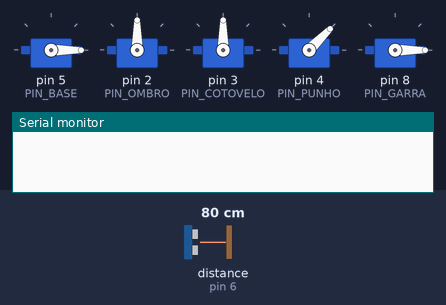
A sketch run on a simulated Arduino Uno, built with avr-gcc and run on an emulated ATmega328P. Parts: 5 × servo, the last lines printed to the serial monitor. Wiring (inferred from the names in the program): ultrasonic range finder: trigger pin 7; echo pin 6. Inputs (shaded band) come from the test bench; at power-on: distance to the obstacle (sensor on pin 6) 80 cm. The echo pulse lasts 58.3 µs per cm.

Above: at 1.3 s.
2.8 s: distance to the obstacle (sensor on pin 6) set to 4 cm
At 8.3 s:
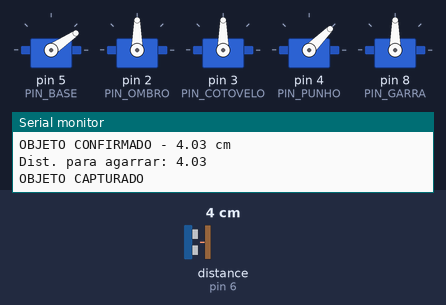
At 14.5 s:
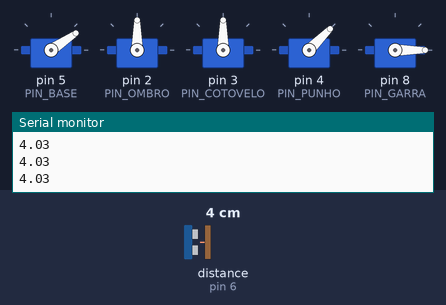
Timing chart, 0 to 14.8 s (numbered marks = the images above; inputs shaded):
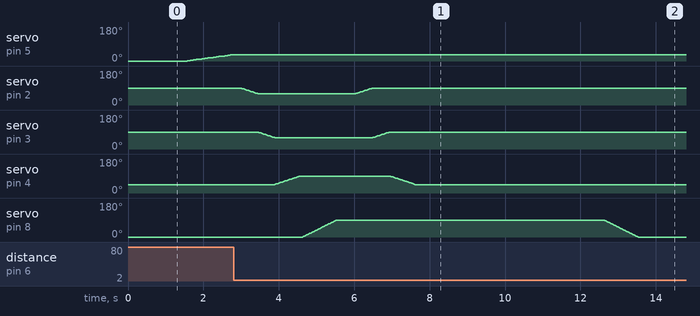

The sketch:

main.ino
```cpp
#include <Servo.h>

// ================= PINOS =================
const int PIN_TRIG = 7;
const int PIN_ECHO = 6;
const int PIN_BASE   = 5;  // Servo 1 - giro da base
const int PIN_OMBRO  = 2;  // Servo 2
const int PIN_COTOVELO = 3; // Servo 3
const int PIN_PUNHO  = 4;  // Servo 4
const int PIN_GARRA  = 8;  // Servo 5

// ================= CONFIGURAÇÕES =================
const float DIST_MIN_CM     = 3.0;   // HC-SR04 não lê bem abaixo de ~2 cm
const float DIST_ALCANCE_CM = 40.0;  // objeto a até 40 cm: o braço tenta pegar
const float DIST_AGARRAR_CM = 12.0;  // a esta distância a garra fecha (CALIBRE)
const int   LEITURAS_CONFIRMA = 3;   // leituras seguidas para confirmar objeto

const unsigned long T_AGARRA_MAX_MS = 5000; // [NOVO] desiste de agarrar após 5 s
const unsigned long T_FIM_MS        = 5000; // [NOVO] segura o objeto 5 s antes de soltar
const bool REINICIAR_APOS_CAPTURA   = true; // [NOVO] true: solta e volta a buscar
                                            //        false: fica parado no FIM (como antes)

// Poses (CALIBRE com o braço montado)
const int POSE_BUSCA[4]   = {90, 90, 45, 0};   // ombro, cotovelo, punho, garra
const int POSE_ALCANCE[4] = {60, 60, 90, 0};   // braço estendido, garra aberta
const int POSE_CARGA[4]   = {90, 90, 45, 90};  // braço recolhido, garra fechada
const int GARRA_ABERTA  = 0;
const int GARRA_FECHADA = 90;

Servo sBase, sOmbro, sCotovelo, sPunho, sGarra;

int angBase = 0, dirBase = 1;
int angOmbro = 90, angCotovelo = 90, angPunho = 45, angGarra = 0;

enum Estado { BUSCA, ALCANCE, AGARRA, RECOLHE, FIM };
Estado estado = BUSCA;
int confirmacoes = 0;

float ultimaDistValida = -1;       // [NOVO] última leitura com eco (para a zona cega)
unsigned long tEstado = 0;         // [NOVO] instante em que entrou em AGARRA / FIM
bool aguardandoLivre = false;      // [NOVO] espera o objeto sair do campo do sensor

// ================= SENSOR =================
float lerDistanciaCmUnica() {
  digitalWrite(PIN_TRIG, LOW);
  delayMicroseconds(2);
  digitalWrite(PIN_TRIG, HIGH);
  delayMicroseconds(10);
  digitalWrite(PIN_TRIG, LOW);
  long duracao = pulseIn(PIN_ECHO, HIGH, 30000UL);
  if (duracao == 0) return -1;
  return duracao * 0.0343 / 2.0;
}

float maior(float a, float b, float c){
  float m = a;
  if(b > m){
    m = b;
  }
  if(c > m){
    m = c;
  }
  return m;
}

float menor(float a, float b, float c){
  float m = a;
  if(b < m){
    m = b;
  }
  if(c < m){
    m = c;
  }
  return m;
}

// Mediana de 3 leituras para reduzir ruído
float lerDistanciaCm() {
  float a = lerDistanciaCmUnica(); delay(30);
  float b = lerDistanciaCmUnica(); delay(30);
  float c = lerDistanciaCmUnica();
  float Maior = maior(a, b, c);
  float Menor = menor(a, b, c);
  float mediana = (a+b+c)-Maior-Menor;
  return mediana;
}

// ================= MOVIMENTO SUAVE =================
void moverSuave(Servo &s, int &atual, int alvo, int passoMs = 15) {
  while (atual != alvo) {
    atual += (alvo > atual) ? 1 : -1;
    s.write(atual);
    delay(passoMs);
  }
}

void irParaPose(const int pose[4]) {
  // Move uma articulação por vez (menos corrente de pico)
  moverSuave(sOmbro, angOmbro, pose[0]);
  moverSuave(sCotovelo, angCotovelo, pose[1]);
  moverSuave(sPunho, angPunho, pose[2]);
  moverSuave(sGarra, angGarra, pose[3], 8);
}

// ================= SETUP =================
void setup() {
  Serial.begin(9600);
  pinMode(PIN_TRIG, OUTPUT);
  pinMode(PIN_ECHO, INPUT);

  // [CORRIGIDO] liga um servo por vez (antes os 5 partiam juntos = pico de corrente)
  sBase.attach(PIN_BASE);         sBase.write(angBase);           delay(300);
  sOmbro.attach(PIN_OMBRO);       sOmbro.write(angOmbro);         delay(300);
  sCotovelo.attach(PIN_COTOVELO); sCotovelo.write(angCotovelo);   delay(300);
  sPunho.attach(PIN_PUNHO);       sPunho.write(angPunho);         delay(300);
  sGarra.attach(PIN_GARRA);       sGarra.write(angGarra);         delay(300);

  Serial.println("Sistema iniciado");
}

// ================= LOOP =================
void loop() {
  switch (estado) {

    case BUSCA: {
      float d = lerDistanciaCm(); // mede ANTES de mover
      Serial.println(d);
      bool visto = (d >= DIST_MIN_CM && d <= DIST_ALCANCE_CM);

      // [NOVO] acabou de soltar/desistir: espera o objeto sair do campo do sensor
      // (evita pegar o mesmo objeto de novo)
      if (aguardandoLivre) {
        if (!visto) aguardandoLivre = false;
        break;
      }

      if (visto) {
        // Base parada: confirma o objeto sem se mexer
        confirmacoes++;
        if (confirmacoes >= LEITURAS_CONFIRMA) {
          Serial.print("OBJETO CONFIRMADO - ");
          Serial.print(d);
          Serial.println(" cm");
          ultimaDistValida = d;   // [NOVO]
          estado = ALCANCE;
        }
      } else {
        // Nada à vista: continua a varredura
        confirmacoes = 0;
        angBase += dirBase * 2;
        if (angBase >= 180) { angBase = 180; dirBase = -1; }
        if (angBase <= 0)   { angBase = 0;   dirBase = 1; }
        sBase.write(angBase);
      }
      break;
    }

    case ALCANCE: {
      // Estende o braço com a garra aberta
      irParaPose(POSE_ALCANCE);
      tEstado = millis();         // [NOVO] começa a contar o tempo-limite
      estado = AGARRA;
      break;
    }

    case AGARRA: {
      float d = lerDistanciaCm();
      Serial.print("Dist. para agarrar: ");
      Serial.println(d);

      // [CORRIGIDO] antes: "|| d < 0" fechava a garra em qualquer leitura sem eco,
      // mesmo com o objeto longe ou ausente. Agora o "sem eco" só vale como
      // "objeto entre as garras" se a última leitura válida já era próxima.
      bool perto = (d >= 0 && d <= DIST_AGARRAR_CM);
      bool zonaCega = (d < 0 && ultimaDistValida >= 0 &&
                       ultimaDistValida <= DIST_AGARRAR_CM + 5);
      if (d >= 0) ultimaDistValida = d;

      if (perto || zonaCega) {
        moverSuave(sGarra, angGarra, GARRA_FECHADA, 10);
        delay(500);
        estado = RECOLHE;
      } else if (millis() - tEstado > T_AGARRA_MAX_MS) {
        // [NOVO] tempo-limite: antes ficava preso aqui para sempre
        Serial.println("Objeto nao alcancado - voltando a buscar");
        irParaPose(POSE_BUSCA);
        confirmacoes = 0;
        aguardandoLivre = true;
        estado = BUSCA;
      }
      break;
    }

    case RECOLHE: {
      irParaPose(POSE_CARGA);
      Serial.println("OBJETO CAPTURADO");
      tEstado = millis();
      estado = FIM;
      break;
    }

    case FIM:
      // [NOVO] segura o objeto por T_FIM_MS; depois solta e volta a buscar.
      // Com REINICIAR_APOS_CAPTURA = false, fica parado como na versão original.
      if (REINICIAR_APOS_CAPTURA && millis() - tEstado > T_FIM_MS) {
        moverSuave(sGarra, angGarra, GARRA_ABERTA, 10);
        Serial.println("Objeto solto - reiniciando busca");
        confirmacoes = 0;
        aguardandoLivre = true;
        estado = BUSCA;
      }
      break;
  }
}
```

Measured:
- after the input at 2.8 s, servo on pin 5 (PIN_BASE): stays 34° (without the input it goes to 36° after 0.07 s); servo on pin 4 (PIN_PUNHO): rises from 45° to 90° in 0.66 s, then falls to 45° in 3.1 s; servo on pin 8 (PIN_GARRA): rises from 0° to 90° in 0.91 s, then falls to 0° in 8.0 s
